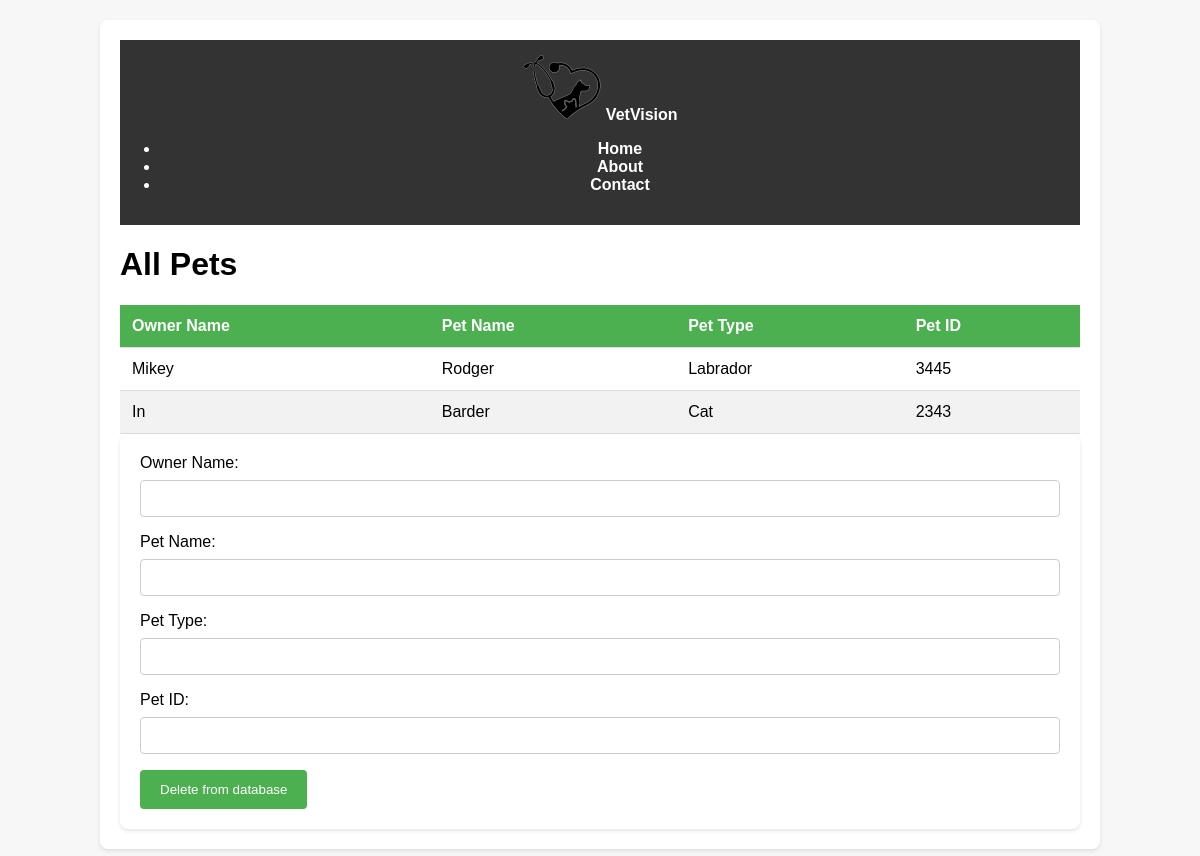
Before: /all_pets (signed in) with the older database file.
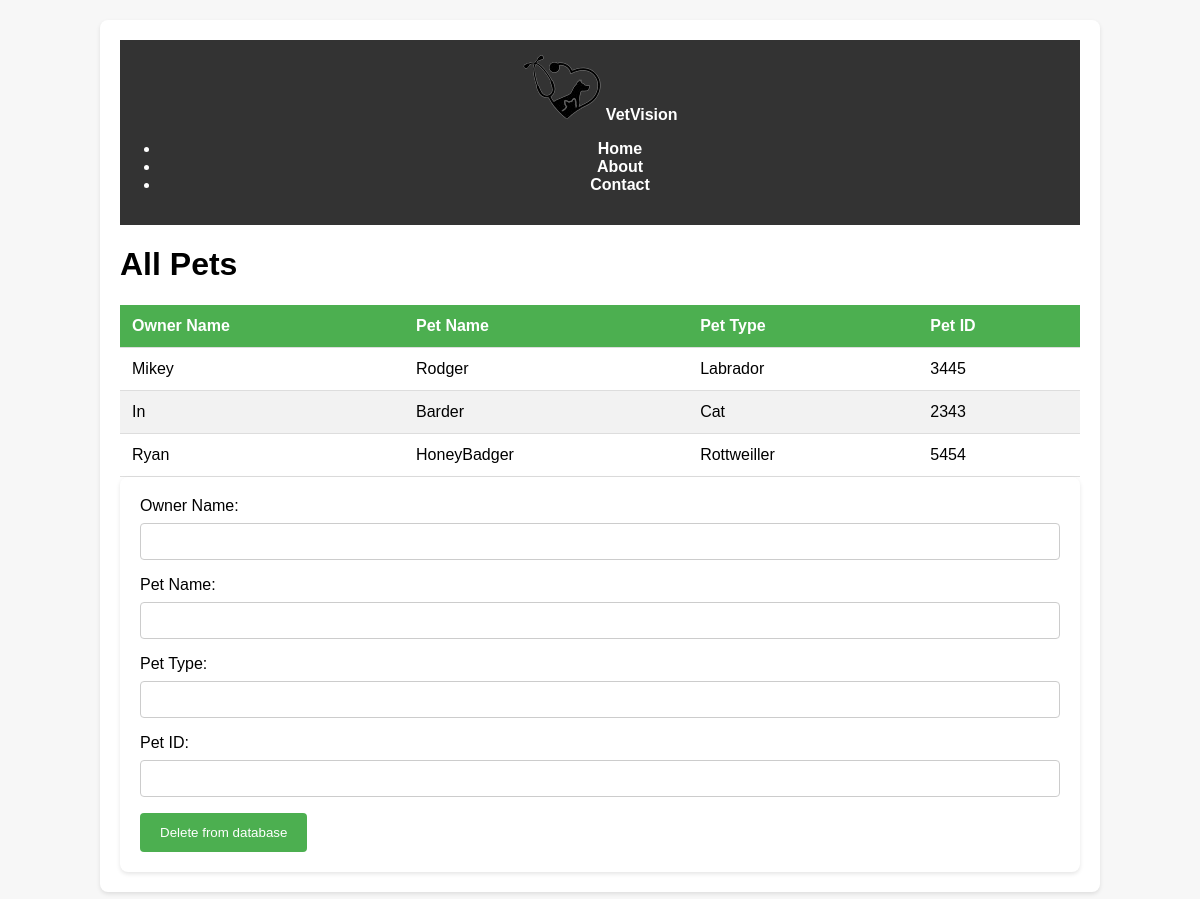
After: the same page with the newer database file.
### tables this page shows
CREATE TABLE "pets" (
  owner_name TEXT,
  pet_name TEXT,
  pet_type TEXT,
  pet_id INTEGER
);

### app.py (the view, shortened to what this page needs)
@app.route('/all_pets', methods=['GET', 'POST'])
def all_pets():
    if 'logged_in' not in session:
        return redirect(url_for('login'))
    db = get_pet_db()
    cursor = db.cursor()
    if request.method == 'GET':
        cursor.execute("SELECT * FROM pets")
        pets = cursor.fetchall()
        return render_template("all_pets.html", pets=pets)

### app.py (called while the page is built)
def get_pet_db():
    if 'db' not in g:
        g.db = sql.connect(db_pets)
    return g.db

@app.teardown_appcontext
def close_connection(exception):
    db = g.pop('db', None)
    if db is not None:
        db.close()

### templates/all_pets.html (shortened to what this page needs)
<!DOCTYPE html>
<html>
<head>
  <link rel="stylesheet" href="{{ url_for('static', filename='all_pets.css') }}">
</head>
<body>
  <div class="container">
    <header class="header">
      <img src="../static/logo.png" alt="">
      <a class="logo" href="/">VetVision</a>
      <ul class="menu">
        <li><a href="/" class="link link-theme link-arrow">Home</a></li>
        <li><a href="#" class="link link-theme link-arrow">About</a></li>
        <li><a href="#" class="link link-theme link-arrow">Contact</a></li>
      </ul>
    </header>
    <h1>All Pets</h1>
    <div class="table-container">
      <table class="table">
        <thead>
          <tr>
            <th>Owner Name</th>
            <th>Pet Name</th>
            <th>Pet Type</th>
            <th>Pet ID</th>
          </tr>
        </thead>
        <tbody>
          {% for pet in pets %}
            <tr>
              <td>{{ pet[0] }}</td>
              <td>{{ pet[1] }}</td>
              <td>{{ pet[2] }}</td>
              <td>{{ pet[3] }}</td>
            </tr>
          {% endfor %}
        </tbody>
      </table>
    </div>
    <div class="form-container">
      <form method="POST">
        <label for="owner_name_delete">Owner Name:</label>
        <input type="text" id="owner_name" name="owner_name_delete" required>
        <br>
        <label for="pet_name">Pet Name:</label>
        <input type="text" id="pet_name" name="pet_name_delete" required>
        <br>
        <label for="pet_type">Pet Type:</label>
        <input type="text" id="pet_type" name="pet_type_delete" required>
        <br>
        <label for="pet_id">Pet ID:</label>
        <input type="text" id="pet_id" name="pet_id" required>
        <br>
        <button type="submit">Delete from database</button>
      </form>
    </div>
  </div>
</body>
</html>

### static/all_pets.css (style rules this page uses)
body { font-family: 'Arial', sans-serif; margin: 0; padding: 0; background-color: #f7f7f7; }
.container { max-width: 960px; margin: 20px auto; padding: 20px; background-color: #fff; border-radius: 8px; box-shadow: 0 2px 4px rgba(0, 0, 0, 0.1); }
.header { background-color: #333; color: #fff; padding: 15px 0; text-align: center; }
.header a { color: #fff; text-decoration: none; font-weight: bold; }
.table { width: 100%; border-collapse: collapse; }
.table th, .table td { padding: 12px; text-align: left; border-bottom: 1px solid #ddd; }
.table th { background-color: #4CAF50; color: white; }
.table tbody tr:nth-child(even) { background-color: #f2f2f2; }
.form-container { background-color: #fff; border-radius: 8px; overflow: hidden; box-shadow: 0 2px 4px rgba(0, 0, 0, 0.1); padding: 20px; }
.form-container label { display: block; margin-bottom: 8px; }
.form-container input[type="text"] { width: calc(100% - 22px); padding: 10px; margin-bottom: 16px; border: 1px solid #ccc; border-radius: 4px; }
.form-container button { background-color: #4CAF50; color: white; padding: 12px 20px; border: none; border-radius: 4px; cursor: pointer; transition: background-color 0.3s ease; }

Changed rows visible on the page:
added pets: owner_name "Ryan", pet_name "HoneyBadger", pet_type "Rottweiller", pet "5454"
